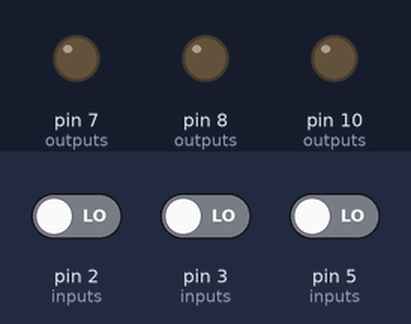
Simulated run of this sketch. Board: Arduino Uno, built with avr-gcc and run on an emulated ATmega328P. Shown: output pins drawn as LEDs (lit = HIGH). Dashed ring = blinking. The inputs (shaded band) are chosen by the test bench; at power-on: pin 2 (inputs) LOW, pin 3 (inputs) LOW, pin 5 (inputs) LOW. Random numbers use the default seed unless the sketch sets one.

Above: at 2.3 s.
2.4 s: pin 2 (inputs) driven HIGH
At 2.9 s:
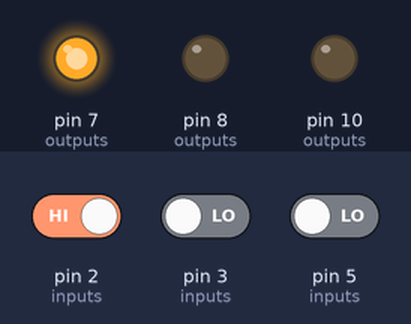
At 3.66 s:
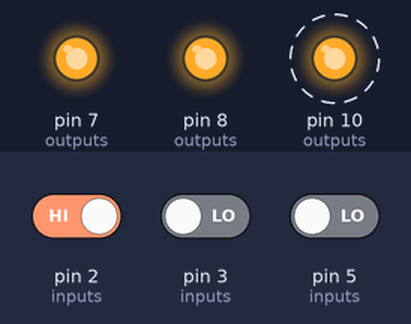
5.4 s: pin 3 (inputs) driven HIGH
At 7.6 s:
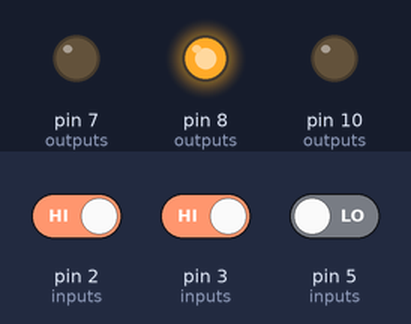
Timing chart, 0 to 14.4 s (numbered marks = the images above; inputs shaded):
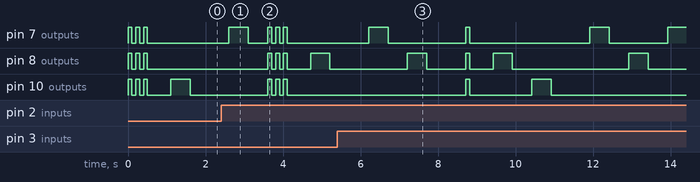

Measured:
- after the input at 2.4 s, pin 7 (outputs): LOW → HIGH after 0.20 s, → LOW 0.50 s later, → HIGH 0.51 s later, → LOW 0.10 s later, … (8 changes in this stretch); pin 8 (outputs): LOW → HIGH after 1.2 s, → LOW 0.10 s later, → HIGH 0.10 s later, → LOW 0.10 s later, … (8 changes in this stretch)

The sketch:

memoria.ino
```cpp
const int red = 7;
const int green = 8;
const int yellow = 10;
const int btnred = 2;
const int btngreen = 3;
const int btnyellow = 5;
const int blinktime = 500;
const int outputs[] = {red, green, yellow};
const int inputs[] = {btnred, btngreen, btnyellow};
short sizeorder = 0;
short comparepos;
short compareinput;
short order[100] = {};

void setup() {
  for (int i = 0; i < 3; i++) {
    pinMode(outputs[i], OUTPUT);
    pinMode(inputs[i], INPUT);
  }
  randomSeed(analogRead(A3));
  blinkall(3);
}

void loop() {
  make();
  show();
  if(!verify()){
    sizeorder = 0;
    blinkall(3);
  } else {
    blinkall(1);
  }
}

void make() {
  order[sizeorder] = random(3);
  sizeorder++;
}

void show() {
  for (int i = 0; i < sizeorder; i++) {
    digitalWrite(outputs[order[i]], HIGH);
    delay(blinktime);
    digitalWrite(outputs[order[i]], LOW);
    delay(blinktime);
  }
  delay(500);
}

bool verify(){
  bool touched = false;
  int btntouched;
  for (int i = 0; i < sizeorder; i++) {
    while(!touched){
      for (int b = 0; b < 3; b++) {
        if(digitalRead(inputs[b])){
          digitalWrite(outputs[b], HIGH);
          delay(blinktime);
          digitalWrite(outputs[b], LOW);
          delay(blinktime);
          touched = true;
          btntouched = b;
        }
      }
      delay(10);
    }
    if(order[i]!=btntouched) return false;
    touched = false;
  }
  delay(500);
  return true;
}

void blinkall(int times) {
  for (int t = 0; t < times; t++) {
    for (int i = 0; i < 3; i++) {
      digitalWrite(outputs[i], HIGH);
    }
    delay(100);
    for (int i = 0; i < 3; i++) {
      digitalWrite(outputs[i], LOW);
    }
    delay(100);
  }
  delay(blinktime);
}
```
